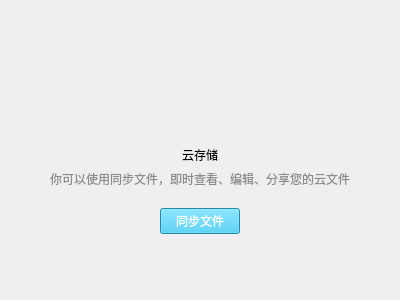
<?xml version="1.0" encoding="UTF-8"?>
<ui version="4.0">
 <class>MockupDirectoryViewContent</class>
 <widget class="QWidget" name="MockupDirectoryViewContent">
  <property name="geometry">
   <rect>
    <x>0</x>
    <y>0</y>
    <width>400</width>
    <height>300</height>
   </rect>
  </property>
  <property name="windowTitle">
   <string>Form</string>
  </property>
  <property name="styleSheet">
   <string notr="true"/>
  </property>
  <layout class="QGridLayout" name="gridLayout">
   <item row="5" column="1">
    <layout class="QHBoxLayout" name="horizontalLayout">
     <item>
      <spacer name="horizontalSpacer_3">
       <property name="orientation">
        <enum>Qt::Horizontal</enum>
       </property>
       <property name="sizeHint" stdset="0">
        <size>
         <width>40</width>
         <height>20</height>
        </size>
       </property>
      </spacer>
     </item>
     <item>
      <widget class="QPushButton" name="pushButton_2">
       <property name="styleSheet">
        <string notr="true">color: rgb(255, 255, 255);
background-color: rgb(46, 192, 236);</string>
       </property>
       <property name="text">
        <string>同步文件</string>
       </property>
      </widget>
     </item>
     <item>
      <spacer name="horizontalSpacer_4">
       <property name="orientation">
        <enum>Qt::Horizontal</enum>
       </property>
       <property name="sizeHint" stdset="0">
        <size>
         <width>40</width>
         <height>20</height>
        </size>
       </property>
      </spacer>
     </item>
    </layout>
   </item>
   <item row="7" column="1">
    <spacer name="verticalSpacer_2">
     <property name="orientation">
      <enum>Qt::Vertical</enum>
     </property>
     <property name="sizeHint" stdset="0">
      <size>
       <width>20</width>
       <height>40</height>
      </size>
     </property>
    </spacer>
   </item>
   <item row="3" column="1">
    <widget class="QLabel" name="label">
     <property name="styleSheet">
      <string notr="true">color: rgb(140, 140, 140);</string>
     </property>
     <property name="text">
      <string>你可以使用同步文件，即时查看、编辑、分享您的云文件
</string>
     </property>
     <property name="alignment">
      <set>Qt::AlignCenter</set>
     </property>
    </widget>
   </item>
   <item row="3" column="2">
    <spacer name="horizontalSpacer_2">
     <property name="orientation">
      <enum>Qt::Horizontal</enum>
     </property>
     <property name="sizeHint" stdset="0">
      <size>
       <width>40</width>
       <height>20</height>
      </size>
     </property>
    </spacer>
   </item>
   <item row="0" column="1">
    <spacer name="verticalSpacer">
     <property name="orientation">
      <enum>Qt::Vertical</enum>
     </property>
     <property name="sizeHint" stdset="0">
      <size>
       <width>20</width>
       <height>40</height>
      </size>
     </property>
    </spacer>
   </item>
   <item row="3" column="0">
    <spacer name="horizontalSpacer">
     <property name="orientation">
      <enum>Qt::Horizontal</enum>
     </property>
     <property name="sizeHint" stdset="0">
      <size>
       <width>40</width>
       <height>20</height>
      </size>
     </property>
    </spacer>
   </item>
   <item row="1" column="1">
    <widget class="QLabel" name="label_3">
     <property name="sizePolicy">
      <sizepolicy hsizetype="Minimum" vsizetype="Minimum">
       <horstretch>0</horstretch>
       <verstretch>0</verstretch>
      </sizepolicy>
     </property>
     <property name="minimumSize">
      <size>
       <width>120</width>
       <height>60</height>
      </size>
     </property>
     <property name="styleSheet">
      <string notr="true">image:url(:/cloud/cloud.png);</string>
     </property>
     <property name="text">
      <string/>
     </property>
    </widget>
   </item>
   <item row="2" column="1">
    <widget class="QLabel" name="label_2">
     <property name="styleSheet">
      <string notr="true">font: 57 14pt &quot;Noto Sans CJK SC Medium&quot;;</string>
     </property>
     <property name="text">
      <string>
云存储</string>
     </property>
     <property name="alignment">
      <set>Qt::AlignCenter</set>
     </property>
    </widget>
   </item>
  </layout>
 </widget>
 <resources>
  <include location="cloud.qrc"/>
 </resources>
 <connections/>
</ui>
